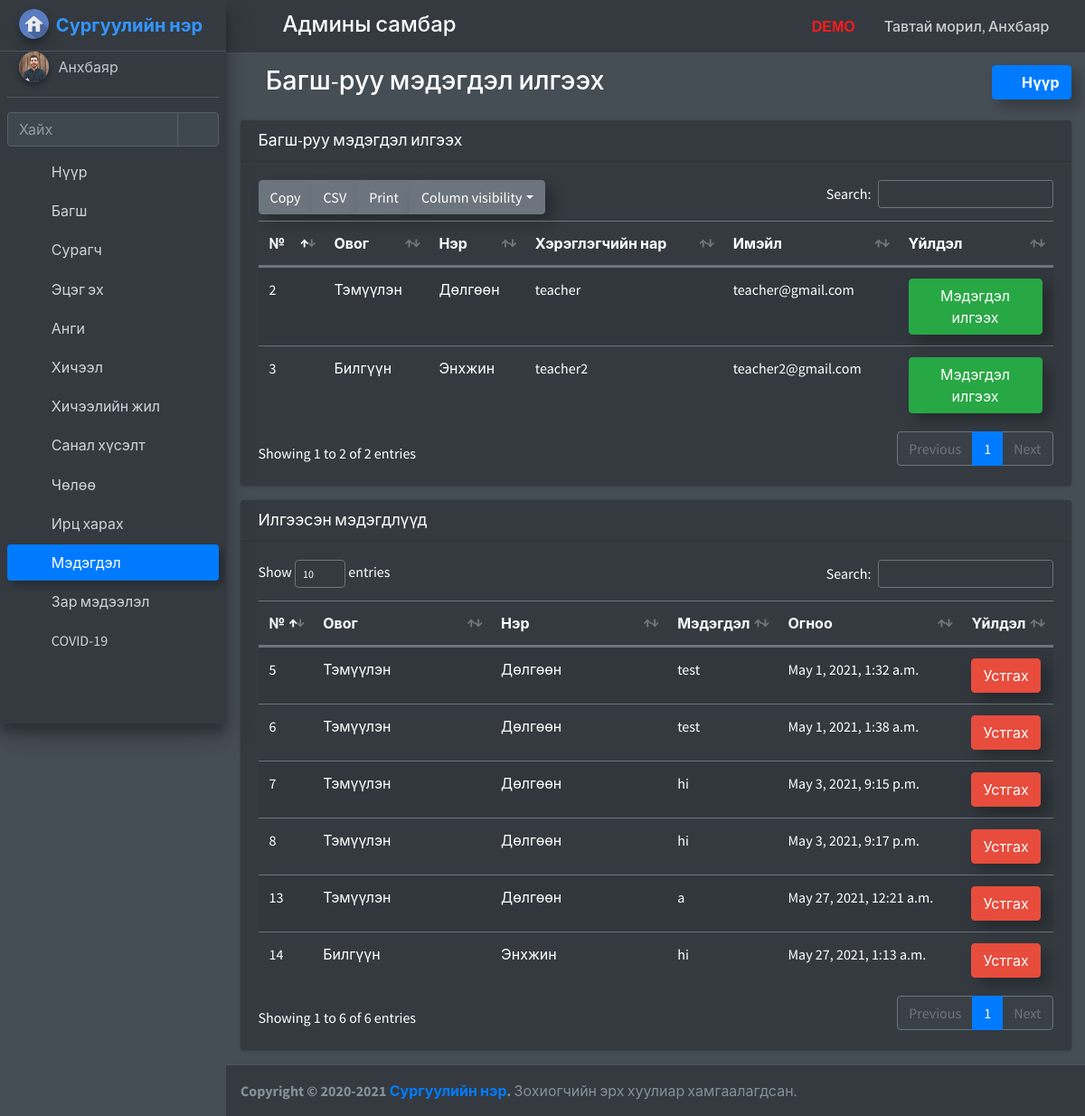
Page /admin_send_notification_staff (signed in) on the committed database.
### school_management_app/models.py (models this page shows)
class CustomUser(AbstractUser):
    user_type_data=((1,"HOD"),(2,"Staff"),(3,"Student"),(4,"Parent"))
    user_type=models.CharField(default=1,choices=user_type_data,max_length=10)

class AdminHOD(models.Model):
    id=models.AutoField(primary_key=True)
    admin=models.OneToOneField(CustomUser,on_delete=models.CASCADE)
    created_at=models.DateTimeField(auto_now_add=True)
    updated_at=models.DateTimeField(auto_now_add=True)
    profile_pic=models.FileField(default="")
    objects=models.Manager()

class Staffs(models.Model):
    id=models.AutoField(primary_key=True)
    admin=models.OneToOneField(CustomUser,on_delete=models.CASCADE)
    address=models.TextField()
    created_at=models.DateTimeField(auto_now_add=True)
    updated_at=models.DateTimeField(auto_now_add=True)
    profile_pic=models.FileField(default="")
    fcm_token=models.TextField(default="")
    objects=models.Manager()

class NotificationStaffs(models.Model):
    id = models.AutoField(primary_key=True)
    staff_id = models.ForeignKey(Staffs, on_delete=models.CASCADE)
    message = models.TextField()
    created_at = models.DateTimeField(auto_now_add=True)
    updated_at = models.DateTimeField(auto_now_add=True)
    objects = models.Manager()

### school_management_app/HodViews.py (the view)
# urls.py: path('admin_send_notification_staff', HodViews.admin_send_notification_staff,name="admin_send_notification_staff"),
def admin_send_notification_staff(request):
    user=CustomUser.objects.get(id=request.user.id)
    admin=AdminHOD.objects.get(admin=user)
    staffs=Staffs.objects.all()
    notification=NotificationStaffs.objects.all()
    return render(request,"hod_template/staff_notification.html",{"staffs":staffs,"admin":admin,"notification":notification})

### school_management_app/templates/hod_template/staff_notification.html (shortened to what this page needs)
{% extends 'hod_template/base_template.html' %}
{% load static %}
{% block page_title %}
<i class="nav-icon fas fa-chalkboard-teacher"></i> Багш-руу мэдэгдэл илгээх
{% endblock page_title %}
{% block custom_css %}
<link rel="stylesheet" href="{% static "plugins/datatables-bs4/css/dataTables.bootstrap4.min.css" %}">
<link rel="stylesheet" href="{% static "plugins/datatables-responsive/css/responsive.bootstrap4.min.css" %}">
<link rel="stylesheet" href="{% static "plugins/datatables-buttons/css/buttons.bootstrap4.min.css" %}">
{% endblock custom_css %}
{% block main_content %}
<section class="content">
  <div class="container-fluid">
    <div class="row">
      <div class="col-12">
        <div class="card">
          <div class="card-header">
            <h3 class="card-title">Багш-руу мэдэгдэл илгээх</h3>
          </div>
          <div class="card-body">
            <table id="example1" class="table table-striped">
              <thead>
                <tr>
                  <th style="width: 30px;">№</th>
                  <th>Овог</th>
                  <th>Нэр</th>
                  <th>Хэрэглэгчийн нар</th>
                  <th>Имэйл</th>
                  <th style="width: 130px;">Үйлдэл</th>
                </tr>
              </thead>
              <tbody>
                {% for staff in staffs %}
                <tr>
                  <td>{{ staff.admin.id }}</td>
                  <td>{{ staff.admin.first_name }}</td>
                  <td>{{ staff.admin.last_name }}</td>
                  <td>{{ staff.admin.username }}</td>
                  <td>{{ staff.admin.email }}</td>
                  <td><a href="#" class="btn btn-success show_notification" data-toggle="modal"
                      data-target="#myModal">Мэдэгдэл илгээх</a></td>
                </tr>
                {% endfor %}
              </tbody>
            </table>
          </div>
        </div>
        <div class="card">
          <div class="card-header">
            <h3 class="card-title">Илгээсэн мэдэгдлүүд</h3>
          </div>
          <div class="card-body">
            <table id="example6" class="table table-striped">
              <thead>
                <tr>
                  <th>№</th>
                  <th>Овог</th>
                  <th>Нэр</th>
                  <th>Мэдэгдэл</th>
                  <th>Огноо</th>
                  <th>Үйлдэл</th>
                </tr>
              </thead>
              <tbody>
                {% for a in notification %}
                <tr>
                  <td style="width: 34px;">{{ a.id }}</td>
                  <td style="width: 200px;">{{ a.staff_id.admin.first_name }}</td>
                  <td style="width: 200px;">{{ a.staff_id.admin.last_name }}</td>
                  <td>{{ a.message }}</td>
                  <td style="width: 210px;">{{ a.created_at }}</td>
                  <td style="width: 75px;"><a href="/delete_staff_notifications/{{ a.id }}" class="btn btn-danger confirm-delete" title="Delete" data-toggle="modal"
                      data-target="#deleteNotification" id="deleteButton{{a.id}}">Устгах</a></td>
                </tr>
                {% endfor %}
              </tbody>
            </table>
          </div>
        </div>
      </div>
    </div>
  </div>
</section>
{% endblock main_content %}

### school_management_app/templates/hod_template/base_template.html (shortened to what this page needs)
{% load static %}
<!DOCTYPE html>
<html>
<head>
  <link rel="stylesheet" href="{% static "plugins/fontawesome-free/css/all.min.css" %}">
  <link rel="stylesheet" href="https://code.ionicframework.com/ionicons/2.0.1/css/ionicons.min.css">
  <link rel="stylesheet" href="{% static "plugins/tempusdominus-bootstrap-4/css/tempusdominus-bootstrap-4.min.css" %}">
  <link rel="stylesheet" href="{% static "plugins/icheck-bootstrap/icheck-bootstrap.min.css" %}">
  <link rel="stylesheet" href="{% static "plugins/jqvmap/jqvmap.min.css" %}">
  <link rel="stylesheet" href="{% static "dist/css/adminlte.min.css" %}">
  <link rel="stylesheet" href="{% static "plugins/overlayScrollbars/css/OverlayScrollbars.min.css" %}">
  <link rel="stylesheet" href="{% static "plugins/daterangepicker/daterangepicker.css" %}">
  <link rel="stylesheet" href="{% static "plugins/summernote/summernote-bs4.css" %}">
  <link rel="stylesheet" href="{% static "custom/css/style.css" %}">
  {% block custom_css %} {% endblock custom_css %}
</head>
<body class="hold-transition sidebar-mini layout-fixed layout-navbar-fixed dark-mode">
  <div class="wrapper">
    <nav class="main-header navbar navbar-expand navbar-dark">
      <ul class="navbar-nav">
        <li class="nav-item">
          <a class="nav-link" data-widget="pushmenu" href="#"><i class="fas fa-bars"></i></a>
        </li>
      </ul>
      <h4 class="title-c1" style="margin-left: 10px; margin-top: 5px;">
        <span class="desktop">Админы самбар</span>
      </h4>
      <ul class="navbar-nav ml-auto">
        <li class="nav-item d-flex">
          <a class="nav-link">
            <span class="desktop-demo">DEMO</span>
        </li>
        <li class="nav-item d-flex">
          <a class="nav-link title-c2" style="white-space: nowrap; cursor: pointer;" data-toggle="dropdown" aria-haspopup="true" aria-expanded="false">
            <span class="hidden">Тавтай морил, </span>{{ user.last_name }}
            <i class="fas fa-angle-down"></i>
          </a>
        </li>
      </ul>
    </nav>
    {% include 'hod_template/sidebar_template.html' with user=user id=id %}
    <div class="content-wrapper">
      <div class="content-header">
        <div class="container-fluid">
          <div class="row mb-2">
            <div class="col-sm-6">
              <h1 class="m-0">
                {% block page_title %}
                {% endblock page_title %}
              </h1>
            </div>
            <div class="col-sm-6">
              <ol class="breadcrumb float-sm-right">
                <li class="breadcrumb-item"><a class="btn btn-primary font-weight-bold" href="{% url 'admin_home' %}"><i class="nav-icon fas fa-tachometer-alt mr-2"></i>Нүүр</a></li>
              </ol>
            </div>
          </div>
        </div>
      </div>
      {% block main_content %}{% endblock main_content %}
    </div>
    {% include 'hod_template/footer.html' %}
  </div>
</body>
</html>

### school_management_app/templates/hod_template/sidebar_template.html (shortened to what this page needs)
{% load static %}
<aside class="main-sidebar sidebar-dark-primary elevation-4">
  <a href="/admin_home" class="brand-link">
    <img src="{% static "dist/img/home-icon.png" %}" alt="logo" class="brand-image img-circle elevation-3"
      style="opacity: .9">
    <span class="brand-text font-weight-bold">Сургуулийн нэр</span>
  </a>
  <div class="sidebar">
    <div class="user-panel mt-3 pb-3 mb-3 d-flex">
      <div class="image">
        <img src="{{ admin.profile_pic }}" class="img-circle elevation-2 zoomD" alt="User Image">
      </div>
      <div class="info">
        <a href="{% url 'admin_profile' %}" class="d-block ">{{ user.last_name }}</a>
      </div>
    </div>
    <div class="form-inline">
      <div class="input-group" data-widget="sidebar-search">
        <input class="form-control form-control-sidebar" type="search" placeholder="Хайх" aria-label="Search">
        <div class="input-group-append">
          <button class="btn btn-sidebar" style="box-shadow: none !important;">
            <i class="fas fa-search fa-fw"></i>
          </button>
        </div>
      </div>
    </div>
    <nav class="mt-2">
      <ul class="nav nav-pills nav-sidebar flex-column nav-child-indent" data-widget="treeview" role="menu"
        data-accordion="false">
        <li class="nav-item">
          {% url 'admin_home' as admin_home %}
          <a href="{{ admin_home }}" class="nav-link {% if request.path == admin_home %} active {% endif %}">
            <i class="nav-icon fas fa-tachometer-alt"></i>
            <p>Нүүр</p>
          </a>
        </li>
        <li class="nav-item">
          {% url 'add_staff' as add_staff %}
          {% url 'manage_staff' as manage_staff %}
          {% url 'edit_staff' staff_id=id as edit_staff %}
          <a href="#" class="nav-link {% if request.path == add_staff %} active {% elif request.path == manage_staff %} active {% elif request.path == edit_staff %} active {% endif %}">
            <i class="nav-icon fas fa-chalkboard-teacher"></i>
            <p>Багш
              <i class="right fas fa-angle-left"></i>
            </p>
          </a>
        </li>
        <li class="nav-item">
          {% url 'add_student' as add_student %}
          {% url 'manage_student' as manage_student %}
          {% url 'edit_student' student_id=id as edit_student %}
          <a href="#" class="nav-link {% if request.path == add_student %} active {% elif request.path == manage_student %} active {% elif request.path == edit_student %} active {% endif %}">
            <i class="nav-icon fas fa-user-graduate"></i>
            <p>
              Сурагч
              <i class="right fas fa-angle-left"></i>
            </p>
          </a>
        </li>
        <li class="nav-item">
          {% url 'add_parent' as add_parent %}
          {% url 'manage_parent' as manage_parent %}
          {% url 'edit_parent' parent_id=id as edit_parent %}
          <a href="#" class="nav-link {% if request.path == add_parent %} active {% elif request.path == manage_parent %} active {% elif request.path == edit_parent %} active {% endif %}">
            <i class="nav-icon fas fa-users"></i>
            <p>
              Эцэг эх
              <i class="right fas fa-angle-left"></i>
            </p>
          </a>
        </li>
        <li class="nav-item">
          {% url 'add_course' as add_course %}
          {% url 'manage_course' as manage_course %}
          {% url 'edit_course' course_id=id as edit_course %}
          <a href="#" class="nav-link {% if request.path == add_course %} active {% elif request.path == manage_course %} active {% elif request.path == edit_course %} active {% endif %}">
            <i class="nav-icon fas fa-book"></i>
            <p>
              Анги
              <i class="right fas fa-angle-left"></i>
            </p>
          </a>
        </li>
        <li class="nav-item">
          {% url 'add_subject' as add_subject %}
          {% url 'manage_subject' as manage_subject %}
          {% url 'edit_subject' subject_id=id as edit_subject %}
          <a href="#" class="nav-link {% if request.path == add_subject %} active {% elif request.path == manage_subject %} active {% elif request.path == edit_subject %} active {% endif %}">
            <i class="nav-icon fas fa-book-open"></i>
            <p>
              Хичээл
              <i class="right fas fa-angle-left"></i>
            </p>
          </a>
        </li>
        <li class="nav-item">
          {% url 'add_session' as add_session %}
          {% url 'manage_session' as manage_session %}
          <a href="#" class="nav-link {% if request.path == add_session %} active {% elif request.path == manage_session %} active {% endif %}">
            <i class="nav-icon fas fa-calendar-alt"></i>
            <p>
              Хичээлийн жил
              <i class="right fas fa-angle-left"></i>
            </p>
          </a>
        </li>
        <li class="nav-item">
          {% url 'student_feedback_message' as student_feedback_message %}
          {% url 'staff_feedback_message' as staff_feedback_message %}
          {% url 'parent_feedback_message' as parent_feedback_message %}
          <a href="#" class="nav-link {% if request.path == student_feedback_message %} active {% elif request.path == staff_feedback_message %} active {% elif request.path == parent_feedback_message %} active {% endif %}">
            <i class="nav-icon fas fa-comments"></i>
            <p>
              Санал хүсэлт
              <i class="right fas fa-angle-left"></i>
            </p>
          </a>
        </li>
        <li class="nav-item">
          {% url 'student_leave_view' as student_leave_view %}
          {% url 'staff_leave_view' as staff_leave_view %}
          <a href="#" class="nav-link {% if request.path == student_leave_view %} active {% elif request.path == staff_leave_view %} active {% endif %}">
            <i class="nav-icon fas fa-sign-out-alt"></i>
            <p>
              Чөлөө
              <i class="right fas fa-angle-left"></i>
            </p>
          </a>
        </li>
        <li class="nav-item">
          {% url 'admin_view_attendance' as admin_view_attendance %}
          <a href="{% url 'admin_view_attendance' %}"
            class="nav-link {% if request.path == admin_view_attendance %} active {% endif %}">
            <i class="nav-icon fas fa-user-check"></i>
            <p>
              Ирц харах
            </p>
          </a>
        </li>
        <li class="nav-item">
          {% url 'admin_send_notification_staff' as admin_send_notification_staff %}
          {% url 'admin_send_notification_student' as admin_send_notification_student %}
          {% url 'admin_send_notification_parent' as admin_send_notification_parent %}
          <a href="#" class="nav-link {% if request.path == admin_send_notification_staff %} active {% elif request.path == admin_send_notification_student %} active {% elif request.path == admin_send_notification_parent %} active {% endif %}">
            <i class="nav-icon fas fa-bell"></i>
            <p>
              Мэдэгдэл
              <i class="right fas fa-angle-left"></i>
            </p>
          </a>
        </li>
        {% url 'manage_tnews' as manage_tnews %}
        {% url 'edit_tnews' TNews_id=id as edit_tnews %}
        {% url 'add_tnews' as add_tnews %}
        {% url 'view_tnews' TNews_id=id as view_tnews %}
        {% url 'manage_news' as manage_news %}
        {% url 'edit_news' News_id=id as edit_news %}
        {% url 'add_news' as add_news %}
        {% url 'view_news' News_id=id as view_news %}
        {% url 'manage_pnews' as manage_pnews %}
        {% url 'edit_pnews' PNews_id=id as edit_pnews %}
        {% url 'add_pnews' as add_pnews %}
        {% url 'view_pnews' PNews_id=id as view_pnews %}
        <li class="nav-item">
          <a href="#" class="nav-link
          ">
            <i class="nav-icon fas fa-newspaper"></i>
            <p>
              Зар мэдээлэл
              <i class="right fas fa-angle-left"></i>
            </p>
          </a>
        <li class="nav-item">
          {% url 'covid19' as covid19 %}
          <a href="{% url 'covid19' %}" class="nav-link {% if request.path == covid19 %} active {% endif %}">
            <i class="nav-icon fas fa-virus"></i>
            <p>
              COVID-19
            </p>
          </a>
        </li>
      </ul>
    </nav>
  </div>
</aside>

### rows in the picture
CustomUser: last_name "Анхбаяр"
AdminHOD: profile_pic (picture)
Staffs: admin.id "2", admin.first_name "Тэмүүлэн", admin.last_name "Дөлгөөн", admin.username "teacher", admin.email "teacher@gmail.com"
Staffs: admin.id "3", admin.first_name "Билгүүн", admin.last_name "Энхжин", admin.username "teacher2", admin.email "teacher2@gmail.com"
NotificationStaffs: id "5", staff_id.admin.first_name "Тэмүүлэн", staff_id.admin.last_name "Дөлгөөн", message "test", created_at "May 1, 2021, 1:32 a.m."
NotificationStaffs: id "6", staff_id.admin.first_name "Тэмүүлэн", staff_id.admin.last_name "Дөлгөөн", message "test", created_at "May 1, 2021, 1:38 a.m."
NotificationStaffs: id "7", staff_id.admin.first_name "Тэмүүлэн", staff_id.admin.last_name "Дөлгөөн", message "hi", created_at "May 3, 2021, 9:15 p.m."
NotificationStaffs: id "8", staff_id.admin.first_name "Тэмүүлэн", staff_id.admin.last_name "Дөлгөөн", message "hi", created_at "May 3, 2021, 9:17 p.m."
NotificationStaffs: id "13", staff_id.admin.first_name "Тэмүүлэн", staff_id.admin.last_name "Дөлгөөн", message "a", created_at "May 27, 2021, 12:21 a.m."
NotificationStaffs: id "14", staff_id.admin.first_name "Билгүүн", staff_id.admin.last_name "Энхжин", message "hi", created_at "May 27, 2021, 1:13 a.m."
